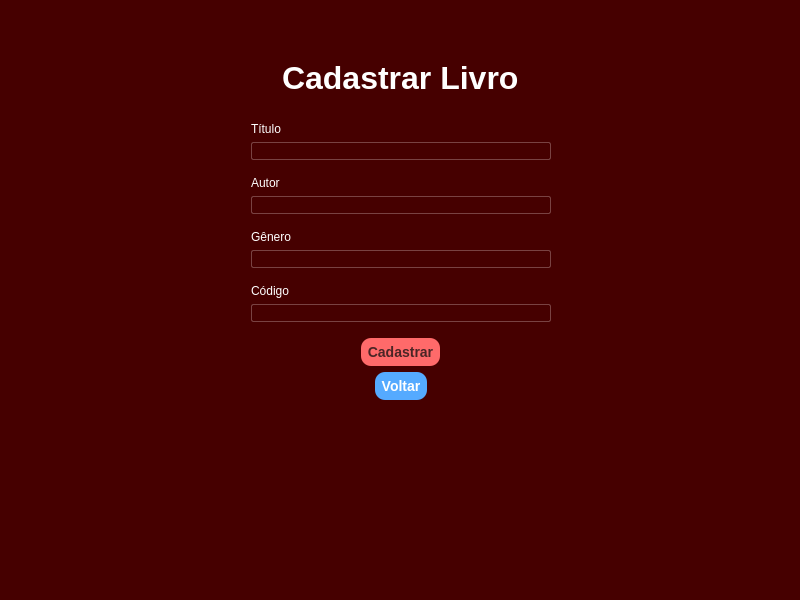
<?xml version="1.0" encoding="UTF-8"?>
<ui version="4.0">
 <class>CadastroLivro</class>
 <widget class="QMainWindow" name="CadastroLivro">
  <property name="geometry">
   <rect>
    <x>0</x>
    <y>0</y>
    <width>800</width>
    <height>600</height>
   </rect>
  </property>
  <property name="palette">
   <palette>
    <active>
     <colorrole role="WindowText">
      <brush brushstyle="SolidPattern">
       <color alpha="255">
        <red>255</red>
        <green>255</green>
        <blue>255</blue>
       </color>
      </brush>
     </colorrole>
     <colorrole role="Button">
      <brush brushstyle="SolidPattern">
       <color alpha="255">
        <red>70</red>
        <green>0</green>
        <blue>0</blue>
       </color>
      </brush>
     </colorrole>
     <colorrole role="Light">
      <brush brushstyle="SolidPattern">
       <color alpha="255">
        <red>111</red>
        <green>55</green>
        <blue>55</blue>
       </color>
      </brush>
     </colorrole>
     <colorrole role="Midlight">
      <brush brushstyle="SolidPattern">
       <color alpha="255">
        <red>92</red>
        <green>46</green>
        <blue>46</blue>
       </color>
      </brush>
     </colorrole>
     <colorrole role="Dark">
      <brush brushstyle="SolidPattern">
       <color alpha="255">
        <red>37</red>
        <green>18</green>
        <blue>18</blue>
       </color>
      </brush>
     </colorrole>
     <colorrole role="Mid">
      <brush brushstyle="SolidPattern">
       <color alpha="255">
        <red>49</red>
        <green>24</green>
        <blue>24</blue>
       </color>
      </brush>
     </colorrole>
     <colorrole role="Text">
      <brush brushstyle="SolidPattern">
       <color alpha="255">
        <red>255</red>
        <green>255</green>
        <blue>255</blue>
       </color>
      </brush>
     </colorrole>
     <colorrole role="BrightText">
      <brush brushstyle="SolidPattern">
       <color alpha="255">
        <red>255</red>
        <green>255</green>
        <blue>255</blue>
       </color>
      </brush>
     </colorrole>
     <colorrole role="ButtonText">
      <brush brushstyle="SolidPattern">
       <color alpha="255">
        <red>255</red>
        <green>255</green>
        <blue>255</blue>
       </color>
      </brush>
     </colorrole>
     <colorrole role="Base">
      <brush brushstyle="SolidPattern">
       <color alpha="255">
        <red>70</red>
        <green>0</green>
        <blue>0</blue>
       </color>
      </brush>
     </colorrole>
     <colorrole role="Window">
      <brush brushstyle="SolidPattern">
       <color alpha="255">
        <red>70</red>
        <green>0</green>
        <blue>0</blue>
       </color>
      </brush>
     </colorrole>
     <colorrole role="Shadow">
      <brush brushstyle="SolidPattern">
       <color alpha="255">
        <red>0</red>
        <green>0</green>
        <blue>0</blue>
       </color>
      </brush>
     </colorrole>
     <colorrole role="AlternateBase">
      <brush brushstyle="SolidPattern">
       <color alpha="255">
        <red>37</red>
        <green>18</green>
        <blue>18</blue>
       </color>
      </brush>
     </colorrole>
     <colorrole role="ToolTipBase">
      <brush brushstyle="SolidPattern">
       <color alpha="255">
        <red>255</red>
        <green>255</green>
        <blue>220</blue>
       </color>
      </brush>
     </colorrole>
     <colorrole role="ToolTipText">
      <brush brushstyle="SolidPattern">
       <color alpha="255">
        <red>0</red>
        <green>0</green>
        <blue>0</blue>
       </color>
      </brush>
     </colorrole>
    </active>
    <inactive>
     <colorrole role="WindowText">
      <brush brushstyle="SolidPattern">
       <color alpha="255">
        <red>255</red>
        <green>255</green>
        <blue>255</blue>
       </color>
      </brush>
     </colorrole>
     <colorrole role="Button">
      <brush brushstyle="SolidPattern">
       <color alpha="255">
        <red>70</red>
        <green>0</green>
        <blue>0</blue>
       </color>
      </brush>
     </colorrole>
     <colorrole role="Light">
      <brush brushstyle="SolidPattern">
       <color alpha="255">
        <red>111</red>
        <green>55</green>
        <blue>55</blue>
       </color>
      </brush>
     </colorrole>
     <colorrole role="Midlight">
      <brush brushstyle="SolidPattern">
       <color alpha="255">
        <red>92</red>
        <green>46</green>
        <blue>46</blue>
       </color>
      </brush>
     </colorrole>
     <colorrole role="Dark">
      <brush brushstyle="SolidPattern">
       <color alpha="255">
        <red>37</red>
        <green>18</green>
        <blue>18</blue>
       </color>
      </brush>
     </colorrole>
     <colorrole role="Mid">
      <brush brushstyle="SolidPattern">
       <color alpha="255">
        <red>49</red>
        <green>24</green>
        <blue>24</blue>
       </color>
      </brush>
     </colorrole>
     <colorrole role="Text">
      <brush brushstyle="SolidPattern">
       <color alpha="255">
        <red>255</red>
        <green>255</green>
        <blue>255</blue>
       </color>
      </brush>
     </colorrole>
     <colorrole role="BrightText">
      <brush brushstyle="SolidPattern">
       <color alpha="255">
        <red>255</red>
        <green>255</green>
        <blue>255</blue>
       </color>
      </brush>
     </colorrole>
     <colorrole role="ButtonText">
      <brush brushstyle="SolidPattern">
       <color alpha="255">
        <red>255</red>
        <green>255</green>
        <blue>255</blue>
       </color>
      </brush>
     </colorrole>
     <colorrole role="Base">
      <brush brushstyle="SolidPattern">
       <color alpha="255">
        <red>70</red>
        <green>0</green>
        <blue>0</blue>
       </color>
      </brush>
     </colorrole>
     <colorrole role="Window">
      <brush brushstyle="SolidPattern">
       <color alpha="255">
        <red>70</red>
        <green>0</green>
        <blue>0</blue>
       </color>
      </brush>
     </colorrole>
     <colorrole role="Shadow">
      <brush brushstyle="SolidPattern">
       <color alpha="255">
        <red>0</red>
        <green>0</green>
        <blue>0</blue>
       </color>
      </brush>
     </colorrole>
     <colorrole role="AlternateBase">
      <brush brushstyle="SolidPattern">
       <color alpha="255">
        <red>37</red>
        <green>18</green>
        <blue>18</blue>
       </color>
      </brush>
     </colorrole>
     <colorrole role="ToolTipBase">
      <brush brushstyle="SolidPattern">
       <color alpha="255">
        <red>255</red>
        <green>255</green>
        <blue>220</blue>
       </color>
      </brush>
     </colorrole>
     <colorrole role="ToolTipText">
      <brush brushstyle="SolidPattern">
       <color alpha="255">
        <red>0</red>
        <green>0</green>
        <blue>0</blue>
       </color>
      </brush>
     </colorrole>
    </inactive>
    <disabled>
     <colorrole role="WindowText">
      <brush brushstyle="SolidPattern">
       <color alpha="255">
        <red>255</red>
        <green>255</green>
        <blue>255</blue>
       </color>
      </brush>
     </colorrole>
     <colorrole role="Button">
      <brush brushstyle="SolidPattern">
       <color alpha="255">
        <red>70</red>
        <green>0</green>
        <blue>0</blue>
       </color>
      </brush>
     </colorrole>
     <colorrole role="Light">
      <brush brushstyle="SolidPattern">
       <color alpha="255">
        <red>111</red>
        <green>55</green>
        <blue>55</blue>
       </color>
      </brush>
     </colorrole>
     <colorrole role="Midlight">
      <brush brushstyle="SolidPattern">
       <color alpha="255">
        <red>92</red>
        <green>46</green>
        <blue>46</blue>
       </color>
      </brush>
     </colorrole>
     <colorrole role="Dark">
      <brush brushstyle="SolidPattern">
       <color alpha="255">
        <red>37</red>
        <green>18</green>
        <blue>18</blue>
       </color>
      </brush>
     </colorrole>
     <colorrole role="Mid">
      <brush brushstyle="SolidPattern">
       <color alpha="255">
        <red>49</red>
        <green>24</green>
        <blue>24</blue>
       </color>
      </brush>
     </colorrole>
     <colorrole role="Text">
      <brush brushstyle="SolidPattern">
       <color alpha="255">
        <red>255</red>
        <green>255</green>
        <blue>255</blue>
       </color>
      </brush>
     </colorrole>
     <colorrole role="BrightText">
      <brush brushstyle="SolidPattern">
       <color alpha="255">
        <red>255</red>
        <green>255</green>
        <blue>255</blue>
       </color>
      </brush>
     </colorrole>
     <colorrole role="ButtonText">
      <brush brushstyle="SolidPattern">
       <color alpha="255">
        <red>255</red>
        <green>255</green>
        <blue>255</blue>
       </color>
      </brush>
     </colorrole>
     <colorrole role="Base">
      <brush brushstyle="SolidPattern">
       <color alpha="255">
        <red>70</red>
        <green>0</green>
        <blue>0</blue>
       </color>
      </brush>
     </colorrole>
     <colorrole role="Window">
      <brush brushstyle="SolidPattern">
       <color alpha="255">
        <red>70</red>
        <green>0</green>
        <blue>0</blue>
       </color>
      </brush>
     </colorrole>
     <colorrole role="Shadow">
      <brush brushstyle="SolidPattern">
       <color alpha="255">
        <red>0</red>
        <green>0</green>
        <blue>0</blue>
       </color>
      </brush>
     </colorrole>
     <colorrole role="AlternateBase">
      <brush brushstyle="SolidPattern">
       <color alpha="255">
        <red>74</red>
        <green>37</green>
        <blue>37</blue>
       </color>
      </brush>
     </colorrole>
     <colorrole role="ToolTipBase">
      <brush brushstyle="SolidPattern">
       <color alpha="255">
        <red>255</red>
        <green>255</green>
        <blue>220</blue>
       </color>
      </brush>
     </colorrole>
     <colorrole role="ToolTipText">
      <brush brushstyle="SolidPattern">
       <color alpha="255">
        <red>0</red>
        <green>0</green>
        <blue>0</blue>
       </color>
      </brush>
     </colorrole>
    </disabled>
   </palette>
  </property>
  <property name="windowTitle">
   <string>MainWindow</string>
  </property>
  <property name="styleSheet">
   <string notr="true">background-color: rgb(70, 0, 0);
color: white;
font-family: Segoe UI;</string>
  </property>
  <widget class="QWidget" name="centralwidget">
   <widget class="QWidget" name="horizontalLayoutWidget">
    <property name="geometry">
     <rect>
      <x>0</x>
      <y>0</y>
      <width>801</width>
      <height>752</height>
     </rect>
    </property>
    <layout class="QHBoxLayout" name="horizontalLayout">
     <property name="sizeConstraint">
      <enum>QLayout::SetMaximumSize</enum>
     </property>
     <item>
      <spacer name="horizontalSpacer">
       <property name="orientation">
        <enum>Qt::Horizontal</enum>
       </property>
       <property name="sizeType">
        <enum>QSizePolicy::Expanding</enum>
       </property>
       <property name="sizeHint" stdset="0">
        <size>
         <width>165</width>
         <height>100</height>
        </size>
       </property>
      </spacer>
     </item>
     <item>
      <layout class="QVBoxLayout" name="verticalLayout">
       <property name="sizeConstraint">
        <enum>QLayout::SetFixedSize</enum>
       </property>
       <item>
        <spacer name="verticalSpacer_8">
         <property name="orientation">
          <enum>Qt::Vertical</enum>
         </property>
         <property name="sizeType">
          <enum>QSizePolicy::Fixed</enum>
         </property>
         <property name="sizeHint" stdset="0">
          <size>
           <width>20</width>
           <height>60</height>
          </size>
         </property>
        </spacer>
       </item>
       <item alignment="Qt::AlignHCenter|Qt::AlignVCenter">
        <widget class="QLabel" name="label">
         <property name="palette">
          <palette>
           <active>
            <colorrole role="WindowText">
             <brush brushstyle="SolidPattern">
              <color alpha="255">
               <red>255</red>
               <green>255</green>
               <blue>255</blue>
              </color>
             </brush>
            </colorrole>
            <colorrole role="Button">
             <brush brushstyle="SolidPattern">
              <color alpha="255">
               <red>70</red>
               <green>0</green>
               <blue>0</blue>
              </color>
             </brush>
            </colorrole>
            <colorrole role="Text">
             <brush brushstyle="SolidPattern">
              <color alpha="255">
               <red>255</red>
               <green>255</green>
               <blue>255</blue>
              </color>
             </brush>
            </colorrole>
            <colorrole role="ButtonText">
             <brush brushstyle="SolidPattern">
              <color alpha="255">
               <red>255</red>
               <green>255</green>
               <blue>255</blue>
              </color>
             </brush>
            </colorrole>
            <colorrole role="Base">
             <brush brushstyle="SolidPattern">
              <color alpha="255">
               <red>70</red>
               <green>0</green>
               <blue>0</blue>
              </color>
             </brush>
            </colorrole>
            <colorrole role="Window">
             <brush brushstyle="SolidPattern">
              <color alpha="255">
               <red>70</red>
               <green>0</green>
               <blue>0</blue>
              </color>
             </brush>
            </colorrole>
           </active>
           <inactive>
            <colorrole role="WindowText">
             <brush brushstyle="SolidPattern">
              <color alpha="255">
               <red>255</red>
               <green>255</green>
               <blue>255</blue>
              </color>
             </brush>
            </colorrole>
            <colorrole role="Button">
             <brush brushstyle="SolidPattern">
              <color alpha="255">
               <red>70</red>
               <green>0</green>
               <blue>0</blue>
              </color>
             </brush>
            </colorrole>
            <colorrole role="Text">
             <brush brushstyle="SolidPattern">
              <color alpha="255">
               <red>255</red>
               <green>255</green>
               <blue>255</blue>
              </color>
             </brush>
            </colorrole>
            <colorrole role="ButtonText">
             <brush brushstyle="SolidPattern">
              <color alpha="255">
               <red>255</red>
               <green>255</green>
               <blue>255</blue>
              </color>
             </brush>
            </colorrole>
            <colorrole role="Base">
             <brush brushstyle="SolidPattern">
              <color alpha="255">
               <red>70</red>
               <green>0</green>
               <blue>0</blue>
              </color>
             </brush>
            </colorrole>
            <colorrole role="Window">
             <brush brushstyle="SolidPattern">
              <color alpha="255">
               <red>70</red>
               <green>0</green>
               <blue>0</blue>
              </color>
             </brush>
            </colorrole>
           </inactive>
           <disabled>
            <colorrole role="WindowText">
             <brush brushstyle="SolidPattern">
              <color alpha="255">
               <red>255</red>
               <green>255</green>
               <blue>255</blue>
              </color>
             </brush>
            </colorrole>
            <colorrole role="Button">
             <brush brushstyle="SolidPattern">
              <color alpha="255">
               <red>70</red>
               <green>0</green>
               <blue>0</blue>
              </color>
             </brush>
            </colorrole>
            <colorrole role="Text">
             <brush brushstyle="SolidPattern">
              <color alpha="255">
               <red>255</red>
               <green>255</green>
               <blue>255</blue>
              </color>
             </brush>
            </colorrole>
            <colorrole role="ButtonText">
             <brush brushstyle="SolidPattern">
              <color alpha="255">
               <red>255</red>
               <green>255</green>
               <blue>255</blue>
              </color>
             </brush>
            </colorrole>
            <colorrole role="Base">
             <brush brushstyle="SolidPattern">
              <color alpha="255">
               <red>70</red>
               <green>0</green>
               <blue>0</blue>
              </color>
             </brush>
            </colorrole>
            <colorrole role="Window">
             <brush brushstyle="SolidPattern">
              <color alpha="255">
               <red>70</red>
               <green>0</green>
               <blue>0</blue>
              </color>
             </brush>
            </colorrole>
           </disabled>
          </palette>
         </property>
         <property name="font">
          <font>
           <family>Segoe UI</family>
           <pointsize>24</pointsize>
           <weight>75</weight>
           <italic>false</italic>
           <bold>true</bold>
          </font>
         </property>
         <property name="styleSheet">
          <string notr="true">font: 75 24pt &quot;Segoe UI&quot;;
font-weight: bold;</string>
         </property>
         <property name="text">
          <string>Cadastrar Livro</string>
         </property>
        </widget>
       </item>
       <item>
        <spacer name="verticalSpacer_2">
         <property name="orientation">
          <enum>Qt::Vertical</enum>
         </property>
         <property name="sizeType">
          <enum>QSizePolicy::Fixed</enum>
         </property>
         <property name="sizeHint" stdset="0">
          <size>
           <width>20</width>
           <height>20</height>
          </size>
         </property>
        </spacer>
       </item>
       <item alignment="Qt::AlignLeft">
        <widget class="QLabel" name="label_2">
         <property name="text">
          <string>Título</string>
         </property>
        </widget>
       </item>
       <item alignment="Qt::AlignHCenter">
        <widget class="QLineEdit" name="nTitle">
         <property name="sizePolicy">
          <sizepolicy hsizetype="Fixed" vsizetype="Fixed">
           <horstretch>0</horstretch>
           <verstretch>0</verstretch>
          </sizepolicy>
         </property>
         <property name="minimumSize">
          <size>
           <width>300</width>
           <height>0</height>
          </size>
         </property>
         <property name="styleSheet">
          <string notr="true">background-color: rgb(70, 0, 0);
color: white;
border: 1px solid;
border-radius: 2px;
border-color: rgb(121, 66, 66)</string>
         </property>
        </widget>
       </item>
       <item>
        <spacer name="verticalSpacer_6">
         <property name="orientation">
          <enum>Qt::Vertical</enum>
         </property>
         <property name="sizeType">
          <enum>QSizePolicy::Fixed</enum>
         </property>
         <property name="sizeHint" stdset="0">
          <size>
           <width>20</width>
           <height>10</height>
          </size>
         </property>
        </spacer>
       </item>
       <item alignment="Qt::AlignLeft">
        <widget class="QLabel" name="label_3">
         <property name="text">
          <string>Autor</string>
         </property>
        </widget>
       </item>
       <item alignment="Qt::AlignHCenter">
        <widget class="QLineEdit" name="nAutor">
         <property name="sizePolicy">
          <sizepolicy hsizetype="Fixed" vsizetype="Fixed">
           <horstretch>0</horstretch>
           <verstretch>0</verstretch>
          </sizepolicy>
         </property>
         <property name="minimumSize">
          <size>
           <width>300</width>
           <height>0</height>
          </size>
         </property>
         <property name="styleSheet">
          <string notr="true">background-color: rgb(70, 0, 0);
color: white;
border: 1px solid;
border-radius: 2px;
border-color: rgb(121, 66, 66)</string>
         </property>
        </widget>
       </item>
       <item>
        <spacer name="verticalSpacer_5">
         <property name="orientation">
          <enum>Qt::Vertical</enum>
         </property>
         <property name="sizeType">
          <enum>QSizePolicy::Fixed</enum>
         </property>
         <property name="sizeHint" stdset="0">
          <size>
           <width>20</width>
           <height>10</height>
          </size>
         </property>
        </spacer>
       </item>
       <item alignment="Qt::AlignLeft">
        <widget class="QLabel" name="label_4">
         <property name="text">
          <string>Gênero</string>
         </property>
        </widget>
       </item>
       <item alignment="Qt::AlignHCenter">
        <widget class="QLineEdit" name="nGen">
         <property name="minimumSize">
          <size>
           <width>300</width>
           <height>0</height>
          </size>
         </property>
         <property name="styleSheet">
          <string notr="true">background-color: rgb(70, 0, 0);
color: white;
border: 1px solid;
border-radius: 2px;
border-color: rgb(121, 66, 66)</string>
         </property>
        </widget>
       </item>
       <item>
        <spacer name="verticalSpacer_4">
         <property name="orientation">
          <enum>Qt::Vertical</enum>
         </property>
         <property name="sizeType">
          <enum>QSizePolicy::Fixed</enum>
         </property>
         <property name="sizeHint" stdset="0">
          <size>
           <width>20</width>
           <height>10</height>
          </size>
         </property>
        </spacer>
       </item>
       <item alignment="Qt::AlignLeft">
        <widget class="QLabel" name="label_6">
         <property name="text">
          <string>Código</string>
         </property>
        </widget>
       </item>
       <item alignment="Qt::AlignHCenter">
        <widget class="QLineEdit" name="nCod">
         <property name="minimumSize">
          <size>
           <width>300</width>
           <height>0</height>
          </size>
         </property>
         <property name="styleSheet">
          <string notr="true">background-color: rgb(70, 0, 0);
color: white;
border: 1px solid;
border-radius: 2px;
border-color: rgb(121, 66, 66)</string>
         </property>
        </widget>
       </item>
       <item>
        <spacer name="verticalSpacer_7">
         <property name="orientation">
          <enum>Qt::Vertical</enum>
         </property>
         <property name="sizeType">
          <enum>QSizePolicy::Fixed</enum>
         </property>
         <property name="sizeHint" stdset="0">
          <size>
           <width>20</width>
           <height>10</height>
          </size>
         </property>
        </spacer>
       </item>
       <item alignment="Qt::AlignHCenter">
        <widget class="QPushButton" name="butao">
         <property name="cursor">
          <cursorShape>PointingHandCursor</cursorShape>
         </property>
         <property name="styleSheet">
          <string notr="true">background-color: #ff6a6a;
border-radius: 10px;
font: bold 14px;
padding: 6px;
color: #4a2525;
</string>
         </property>
         <property name="text">
          <string>Cadastrar</string>
         </property>
        </widget>
       </item>
       <item alignment="Qt::AlignHCenter">
        <widget class="QPushButton" name="cad_home">
         <property name="cursor">
          <cursorShape>PointingHandCursor</cursorShape>
         </property>
         <property name="styleSheet">
          <string notr="true">background-color: rgb(85, 170, 255);
border-radius: 10px;
font: bold 14px;
padding: 6px;
color: white;
max-width: 100px</string>
         </property>
         <property name="text">
          <string>Voltar</string>
         </property>
        </widget>
       </item>
       <item>
        <spacer name="verticalSpacer">
         <property name="orientation">
          <enum>Qt::Vertical</enum>
         </property>
         <property name="sizeType">
          <enum>QSizePolicy::Expanding</enum>
         </property>
         <property name="sizeHint" stdset="0">
          <size>
           <width>20</width>
           <height>150</height>
          </size>
         </property>
        </spacer>
       </item>
      </layout>
     </item>
     <item>
      <spacer name="horizontalSpacer_2">
       <property name="orientation">
        <enum>Qt::Horizontal</enum>
       </property>
       <property name="sizeHint" stdset="0">
        <size>
         <width>40</width>
         <height>20</height>
        </size>
       </property>
      </spacer>
     </item>
    </layout>
   </widget>
  </widget>
 </widget>
 <resources/>
 <connections/>
</ui>
